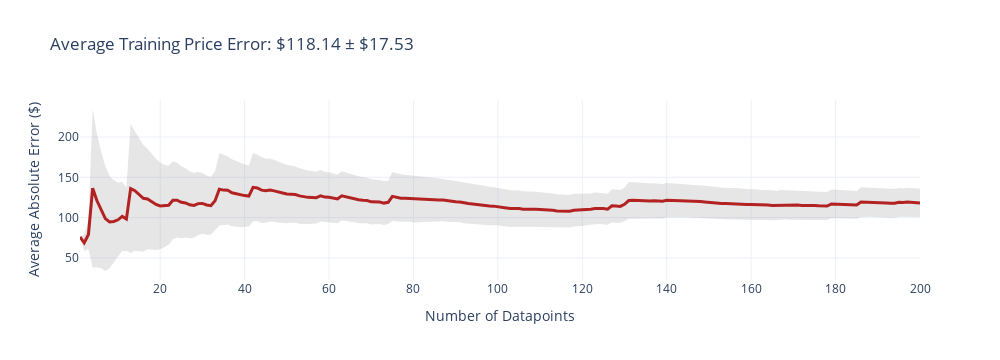
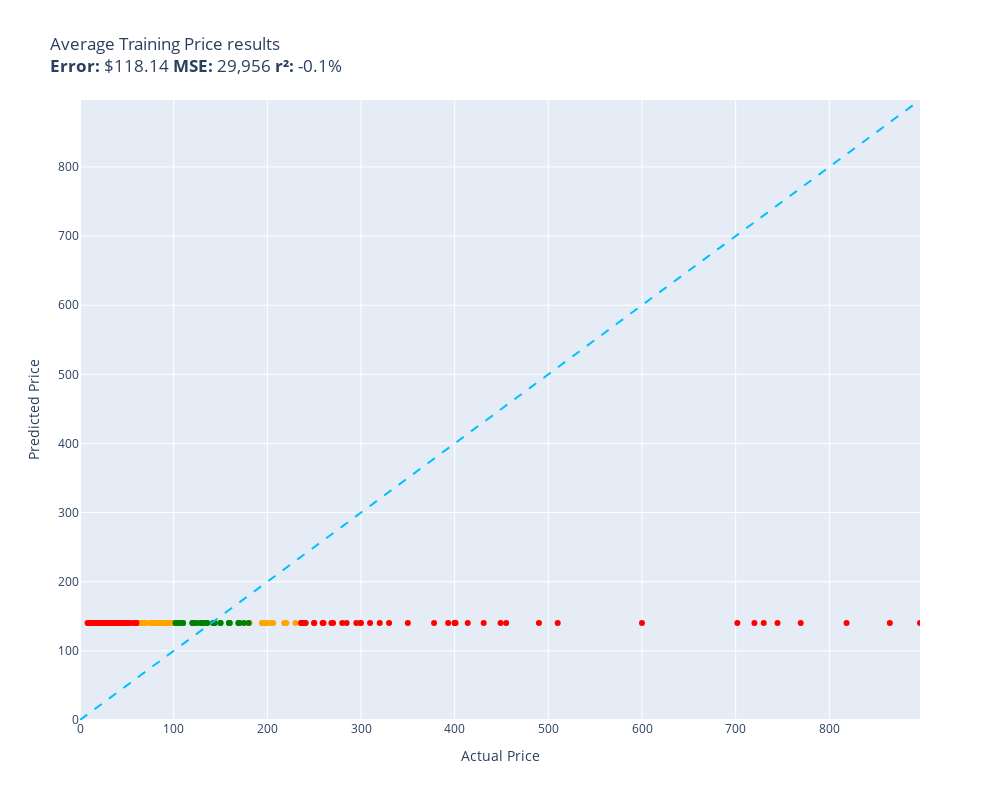

Notebook code cell kept with these figures, in order:
### Code cell
evaluate(average_training_price, train)

### Figure 1 — Plotly figure (JSON) as saved in the notebook; plotly's stock layout.template omitted (floating-point values rounded to 4 significant figures; data arrays with more than 128 entries replaced by an {"elided": "..."} marker saying what was removed)
{"data": [{"fill": "toself", "fillcolor": "rgba(128,128,128,0.2)", "hoverinfo": "skip", "line": {"color": "rgba(255,255,255,0)"}, "name": "95% CI", "showlegend": false, "type": "scatter", "x": {"elided": "400 int values"}, "y": {"elided": "400 float values"}}, {"customdata": {"elided": "200x1 float values"}, "hovertemplate": "n=%{x}<br>Avg Error=$%{y:,.2f}<br>±95% CI=$%{customdata[0]:,.2f}<extra></extra>", "line": {"color": "firebrick", "width": 3}, "mode": "lines", "name": "Cumulative Avg Error", "type": "scatter", "x": {"elided": "200 int values"}, "y": {"elided": "200 float values"}}], "layout": {"height": 360, "showlegend": false, "title": {"text": "Average Training Price Error: $118.14 ± $17.53"}, "width": 1000, "xaxis": {"title": {"text": "Number of Datapoints"}}, "yaxis": {"title": {"text": "Average Absolute Error ($)"}}}}

### Figure 2 — Plotly figure (JSON) as saved in the notebook; plotly's stock layout.template omitted (floating-point values rounded to 4 significant figures)
{"data": [{"customdata": [["Schlage F59 AND 613 Andover Interior Kno...\nGuess=$140.35 Actual=$64.30"], ["KiCA JETFAN 1.0 Mini Electric Air Duster...\nGuess=$140.35 Actual=$79.00"], ["WonVon Car Engine Sound Simulator,Dual E...\nGuess=$140.35 Actual=$79.99"], ["Maxorber Shock Struts, Front Struts Shoc...\nGuess=$140.35 Actual=$89.99"], ["Unifix Sudoku: Additional 24-Card Set\nGuess=$140.35 Actual=$74.64"], ["Evan Fischer Passenger Side Headlight Co...\nGuess=$140.35 Actual=$79.18"], ["C3 68-82 Corvette Left Power Window Regu...\nGuess=$140.35 Actual=$194.93"], ["LDB_BUILDING 5FT Sliding Bypass Barn Doo...\nGuess=$140.35 Actual=$79.99"], ["Windshield-Outer Pillar (Passenger & Dri...\nGuess=$140.35 Actual=$75.00"], ["FREESOO Seat Covers Full Set for Dodge R...\nGuess=$140.35 Actual=$88.10"], ["EBC S14KF1209 Brake Kit\nGuess=$140.35 Actual=$220.24"], ["Walrus Audio Ages Five-State Overdrive (...\nGuess=$140.35 Actual=$199.00"], ["GOFLAME Piano Bench with Padded Cushion ...\nGuess=$140.35 Actual=$83.99"], ["Andean Vanilla Peruvian Travertine 3 X 6...\nGuess=$140.35 Actual=$84.69"], ["Vietnamese Pham Tuan Gongs - 10\" / Inclu...\nGuess=$140.35 Actual=$60.85"], ["VDO PM9378 Blower Motor\nGuess=$140.35 Actual=$80.21"], ["LINCO Lincostore Photography Studio Ligh...\nGuess=$140.35 Actual=$89.99"], ["Hape Wooden Busy City Train Rail Set| 51...\nGuess=$140.35 Actual=$69.99"], ["Kala MK-CE Concert Acoustic-Electric Uku...\nGuess=$140.35 Actual=$99.00"], ["HD 1080P Backup Camera 7\" Monitor,4X 4 P...\nGuess=$140.35 Actual=$197.99"], ["NOLYTH External Blu Ray Drive USB 3.0 Ty...\nGuess=$140.35 Actual=$96.99"], ["Fasco Motors D540 Motor 3.3-Inch Diamete...\nGuess=$140.35 Actual=$68.15"], ["Upgradelights Black Silk 12 Inch Pagoda ...\nGuess=$140.35 Actual=$99.99"], ["Custom SLR Glide One Strap Camera Strap ...\nGuess=$140.35 Actual=$64.95"], ["EBC Brakes DP31731C Redstuff Ceramic Low...\nGuess=$140.35 Actual=$95.06"], ["Throttle Body Assembly with Actuator, Co...\nGuess=$140.35 Actual=$87.61"], ["Dayton 1UHH4 Line Voltage Control, Heat,...\nGuess=$140.35 Actual=$83.36"], ["Fujifilm Instax Wide Instant Film + Plas...\nGuess=$140.35 Actual=$79.95"], ["OLVON Puzzle Table for Adults – 1,500 Pi...\nGuess=$140.35 Actual=$79.97"], ["BP95-T - Threaded (SolarLite Film) Solar...\nGuess=$140.35 Actual=$89.00"], ["Brother Genuine Cartridge TN760 High Yie...\nGuess=$140.35 Actual=$78.50"], ["Dual Dash Cam 2K+1080P Front and Rear, B...\nGuess=$140.35 Actual=$68.99"], ["Edelbrock 4264 Valve Cover Kit (Elite II...\nGuess=$140.35 Actual=$180.95"], ["Gil Hibben High Polish Karambit with She...\nGuess=$140.35 Actual=$65.99"], ["LD Products Compatible Toner Cartridge R...\nGuess=$140.35 Actual=$68.79"], ["Pyle PLG64 6.5\" 1200W Car Audio Mid Bass...\nGuess=$140.35 Actual=$75.85"], ["ZTE Blade A3 2020 5.45\", 32 GB Quad-Core...\nGuess=$140.35 Actual=$84.99"], ["Fly 2022 F-16 Youth Black/Grey Gear Comb...\nGuess=$140.35 Actual=$68.75"], ["APS iBoard Running Boards (Nerf Bars Sid...\nGuess=$140.35 Actual=$206.23"], ["BELL Qualifier Forced Air Off-Road Helme...\nGuess=$140.35 Actual=$229.95"], ["Pack of Ten 16x20 Mats Bevel Cut for 13x...\nGuess=$140.35 Actual=$98.95"], ["MOTORMAN 513121 Front or Rear ABS Wheel ...\nGuess=$140.35 Actual=$61.99"], ["TechSpec Gripster Tank Grips - R6 (2017 ...\nGuess=$140.35 Actual=$84.95"], ["Bilstein B8 5100 Shocks Rear Pair for 15...\nGuess=$140.35 Actual=$194.28"], ["Language Translator Device, Instant Two-...\nGuess=$140.35 Actual=$99.99"], ["Horn Hunter op-x Bino Harness System Com...\nGuess=$140.35 Actual=$80.94"], ["Procraft 4U 12\" Deep Equipment Rack 4 Sp...\nGuess=$140.35 Actual=$93.00"], ["Mould King 21011 Star Plan Toys Galaxy E...\nGuess=$140.35 Actual=$218.00"], ["ERTL 1/16 Case TV4560B Compact Skid Load...\nGuess=$140.35 Actual=$69.00"], ["Raybestos MC39013 Professional Grade Bra...\nGuess=$140.35 Actual=$203.99"], ["Brushed Gold Bathroom Faucet,Yundoom Wat...\nGuess=$140.35 Actual=$89.99"], ["1994 1995 1996 1997 1998 1999 CHEVY SUBU...\nGuess=$140.35 Actual=$199.99"]], "hovertemplate": "%{customdata[0]}<extra></extra>", "legendgroup": "orange", "marker": {"color": "orange", "size": 6, "symbol": "circle"}, "mode": "markers", "name": "orange", "orientation": "v", "showlegend": true, "type": "scatter", "x": [64.3, 79.0, 79.99, 89.99, 74.64, 79.18, 194.9, 79.99, 75.0, 88.1, 220.2, 199.0, 83.99, 84.69, 60.85, 80.21, 89.99, 69.99, 99.0, 198.0, 96.99, 68.15, 99.99, 64.95, 95.06, 87.61, 83.36, 79.95, 79.97, 89.0, 78.5, 68.99, 180.9, 65.99, 68.79, 75.85, 84.99, 68.75, 206.2, 229.9, 98.95, 61.99, 84.95, 194.3, 99.99, 80.94, 93.0, 218.0, 69.0, 204.0, 89.99, 200.0], "xaxis": "x", "y": [140.3, 140.3, 140.3, 140.3, 140.3, 140.3, 140.3, 140.3, 140.3, 140.3, 140.3, 140.3, 140.3, 140.3, 140.3, 140.3, 140.3, 140.3, 140.3, 140.3, 140.3, 140.3, 140.3, 140.3, 140.3, 140.3, 140.3, 140.3, 140.3, 140.3, 140.3, 140.3, 140.3, 140.3, 140.3, 140.3, 140.3, 140.3, 140.3, 140.3, 140.3, 140.3, 140.3, 140.3, 140.3, 140.3, 140.3, 140.3, 140.3, 140.3, 140.3, 140.3], "yaxis": "y"}, {"customdata": [["Bose QuietComfort 35 (Series I) Wireless...\nGuess=$140.35 Actual=$240.00"], ["Hollyland Mars 300 Pro Enhanced Wireless...\nGuess=$140.35 Actual=$449.00"], ["Docco Jette Designed for iPhone 13 Pro L...\nGuess=$140.35 Actual=$39.99"], ["Celestron Omni 2X Barlow Lens\nGuess=$140.35 Actual=$25.00"], ["MGP Caliper Covers - Brake Caliper Cover...\nGuess=$140.35 Actual=$284.66"], ["Bundle 94-01 Dodge Ram 1500 / 94-02 Ram ...\nGuess=$140.35 Actual=$729.96"], ["New Replacement for HP 15-BS 15-BW 15Q-B...\nGuess=$140.35 Actual=$39.98"], ["ZOTAC GeForce GTX 1080 Founders Edition,...\nGuess=$140.35 Actual=$249.99"], ["Ball Pit Kids Princess Play Tents Indoor...\nGuess=$140.35 Actual=$26.98"], ["LANG Hockey Hockey Hockey 2020 Wall Cale...\nGuess=$140.35 Actual=$8.08"], ["Swann Home Pro Day/Night Security Camera...\nGuess=$140.35 Actual=$399.99"], ["UbiGear 100 Ft CAT5e RJ45 LAN Network Et...\nGuess=$140.35 Actual=$17.97"], ["LUXCEO RGB LED Video Light, 10W Video Li...\nGuess=$140.35 Actual=$42.99"], ["Waveshare Game HAT Compatible with Raspb...\nGuess=$140.35 Actual=$46.99"], ["GlowShift Diesel Gauge Package Compatibl...\nGuess=$140.35 Actual=$319.99"], ["Damask Dessert Party Plates\nGuess=$140.35 Actual=$14.99"], ["Weenect Dog GPS Tracker XS (Black Editio...\nGuess=$140.35 Actual=$49.99"], ["PlayBetter Garmin Forerunner 265 (Whites...\nGuess=$140.35 Actual=$454.99"], ["Acer Nitro 5 15.6\" FHD Gaming Laptop – I...\nGuess=$140.35 Actual=$744.70"], ["EVANNEX Performance Caliper Covers for T...\nGuess=$140.35 Actual=$240.95"], ["Cocomii Marble iPhone 11 Case - Matte Ma...\nGuess=$140.35 Actual=$13.99"], ["Amazicha Polished Windshield Trim Chrome...\nGuess=$140.35 Actual=$28.90"], ["Gamegenic Crystal Twister Premium Dice T...\nGuess=$140.35 Actual=$34.99"], ["Polaris Slingshot Standard Audio Pods by...\nGuess=$140.35 Actual=$719.99"], ["ETRONIK Lunch Backpack for Women, 15.6 i...\nGuess=$140.35 Actual=$34.99"], ["Disguise Girls Super Mario Deluxe Prince...\nGuess=$140.35 Actual=$34.48"], ["Istanbul Mehmet Cymbals Custom Series OH...\nGuess=$140.35 Actual=$309.67"], ["Bosch Starlock Oscillating Tool Blade Se...\nGuess=$140.35 Actual=$58.84"], ["Kiddey Kids Play Tent, Great Playhouse T...\nGuess=$140.35 Actual=$51.76"], ["Voswitch UV100 8 Gang Programmable Switc...\nGuess=$140.35 Actual=$259.00"], ["Meebol 12in1 Complete Lens Filter Access...\nGuess=$140.35 Actual=$39.99"], ["Detroit Axle - Front Struts and Coil Spr...\nGuess=$140.35 Actual=$236.42"], ["SUPCASE Unicorn Beetle Pro Series Case D...\nGuess=$140.35 Actual=$19.99"], ["Grobet Swiss Pattern File Halfround 4 In...\nGuess=$140.35 Actual=$29.44"], ["MBI AUTO - Primered, Steel Rear Bumper A...\nGuess=$140.35 Actual=$400.99"], ["RPI HiFi AMP HAT TAS5713 Amplifier Audio...\nGuess=$140.35 Actual=$26.99"], ["Sony ICD-SX712D Digital Flash Voice Reco...\nGuess=$140.35 Actual=$510.00"], ["19\" HP L1908wi 720p Widescreen LCD Monit...\nGuess=$140.35 Actual=$51.49"], ["Firestone Destination X/T All-Terrain Tr...\nGuess=$140.35 Actual=$236.99"], ["Olixar Screen Protector for Samsung Gala...\nGuess=$140.35 Actual=$19.99"], ["EZ-FLO Kitchen Faucet, Two-Handle Non-Me...\nGuess=$140.35 Actual=$33.18"], ["Pioneer VSX-822-K 5.1-Channel Network Re...\nGuess=$140.35 Actual=$329.99"], ["Flowmaster 717900 FlowFX Direct Fit Muff...\nGuess=$140.35 Actual=$818.37"], ["Portta USB Type-C to Ethernet Adapter Co...\nGuess=$140.35 Actual=$23.84"], ["Evan Fischer Turn Signal Light Compatibl...\nGuess=$140.35 Actual=$36.32"], ["LEGO Disney Princess Jasmine and Mulan A...\nGuess=$140.35 Actual=$35.99"], ["Replacement Remote for AIWA RC ZAS01 NSX...\nGuess=$140.35 Actual=$16.00"], ["Fadeless® PAC56225 Bulletin Board Art Pa...\nGuess=$140.35 Actual=$24.28"], ["2 Rolls 1000 lables 3x5 Do not Stack Shi...\nGuess=$140.35 Actual=$27.95"], ["Permanent TrueBlock File Folder Labels w...\nGuess=$140.35 Actual=$22.99"], ["Folosu Compatible with iPhone 13 Case Wa...\nGuess=$140.35 Actual=$32.99"], ["TALOYA Remote Control Round LED Ceiling ...\nGuess=$140.35 Actual=$19.99"], ["A-Frame Sidewalk Income Tax E-File with ...\nGuess=$140.35 Actual=$59.99"], ["SU06XL L29184-005 Battery for HP Spectre...\nGuess=$140.35 Actual=$48.79"], ["ALLOYBOLTZ - 2006-2017 DYNA ARP GRADE 8 ...\nGuess=$140.35 Actual=$235.95"], ["BRIGHTFOCAL New Screen Replacement for H...\nGuess=$140.35 Actual=$46.01"], ["Tonmp 3 LBS Rock Tumbler Grit Set, Rock ...\nGuess=$140.35 Actual=$18.79"], ["CQCQ 7VKV9 Battery for XPS 12 9250 Latit...\nGuess=$140.35 Actual=$37.99"], ["UpBright 24V AC/DC Adapter Compatible wi...\nGuess=$140.35 Actual=$16.99"], ["Trlyc New Year Sequin Silver Curtain, Se...\nGuess=$140.35 Actual=$22.99"], ["Kingston Technology ValueRAM 4 GB 1333MH...\nGuess=$140.35 Actual=$28.99"], ["Retevis 2 Pin D-Type Adjustable Walkie T...\nGuess=$140.35 Actual=$19.99"], ["Hexbug Spider, Orange\nGuess=$140.35 Actual=$44.89"], ["Microsoft Surface RT 64GB\nGuess=$140.35 Actual=$399.99"], ["Intel Core i5-8400 Desktop Processor 6 C...\nGuess=$140.35 Actual=$270.19"], ["Cookk Case for Fire HD 10 (11th Generati...\nGuess=$140.35 Actual=$28.99"], ["K&N Cold Air Intake Kit: Increase Accele...\nGuess=$140.35 Actual=$349.99"], ["SAWEY LED Wireless Mouse for MacBook air...\nGuess=$140.35 Actual=$12.99"], ["Power Stop K2791 Front and Rear Z23 Carb...\nGuess=$140.35 Actual=$377.99"], ["Power Rangers Lightning Collection Dino ...\nGuess=$140.35 Actual=$29.09"], ["Carbon Fiber Style Exterior Rearview Mir...\nGuess=$140.35 Actual=$42.48"], ["GRACO 24W128 Spray Roller,22 in. L,12 to...\nGuess=$140.35 Actual=$769.48"], ["JKLM Games - The Great Fire of London 16...\nGuess=$140.35 Actual=$59.95"], ["Diesel Laptops Handheld Heavy-Duty Diese...\nGuess=$140.35 Actual=$599.95"], ["KOHLER 1123-96 K-1123-96, Biscuit\nGuess=$140.35 Actual=$864.60"], ["21' - 29' Pontoon Boat: Pyle Bluetooth M...\nGuess=$140.35 Actual=$299.49"], ["GZBtech Industrial Dome Pendant Light, 1...\nGuess=$140.35 Actual=$59.99"], ["MaksPRO WPW10197428 Start Dev fits Refri...\nGuess=$140.35 Actual=$47.44"], ["65W AC Charger Fit for Lenovo Ideapad Fl...\nGuess=$140.35 Actual=$23.99"], ["SonicPower Bar Ice Maker, Cocktail Quali...\nGuess=$140.35 Actual=$295.00"], ["Draw-Tite Reese Fifth Wheel Slider Unit ...\nGuess=$140.35 Actual=$249.99"], ["Dell OptiPlex 7060 Windows 11 Pro Deskto...\nGuess=$140.35 Actual=$430.98"], ["Car Track Race Garage Parking Adventure ...\nGuess=$140.35 Actual=$39.99"], ["Large 20\" Patriotic Number Four Pinata 4...\nGuess=$140.35 Actual=$41.99"], ["Red Rising Playing Cards by Midnight Car...\nGuess=$140.35 Actual=$11.00"], ["Upgradelights 10 Inch Clip On Floor Lamp...\nGuess=$140.35 Actual=$39.99"], ["GVM RGB LED Camera Light Full Color Outp...\nGuess=$140.35 Actual=$54.99"], ["Reliable Hardware Company RH-18-SRR-A Ra...\nGuess=$140.35 Actual=$36.86"], ["FXUS 3D Visual Ship LED Night Light Remo...\nGuess=$140.35 Actual=$18.17"], ["AC Compressor & A/C Repair Kit For Chevy...\nGuess=$140.35 Actual=$268.41"], ["Metra 82-8148 6\" to 6-3/4\" Speaker Adapt...\nGuess=$140.35 Actual=$25.08"], ["Winter Onederland 1st Birthday Decoratio...\nGuess=$140.35 Actual=$10.99"], ["TNCYOLL Compatible with LG Stylo 6, Slim...\nGuess=$140.35 Actual=$10.99"], ["ACCEL 140502-6 SuperCoil Ignition Coil -...\nGuess=$140.35 Actual=$259.95"], ["Monet Ultra Grip 3-in-1 Smart Phone Wall...\nGuess=$140.35 Actual=$19.00"], ["Squishable / Mini Hot Dog Comfort Food P...\nGuess=$140.35 Actual=$29.44"], ["Big Floors Male Transition Edge Kit, Dur...\nGuess=$140.35 Actual=$17.99"], ["Power Stop K2750-26 Front and Rear Z26 C...\nGuess=$140.35 Actual=$413.98"], ["TELESIN Vertical Aluminum Cage Protectiv...\nGuess=$140.35 Actual=$29.99"], ["Musiclily Pro 13-Hole Aluminum Vintage 6...\nGuess=$140.35 Actual=$32.62"], ["Pioneer DMH-Z5150BT 7\" WVGA Display, App...\nGuess=$140.35 Actual=$299.95"], ["Outsunny 5-in-1 Inflatable Water Slide K...\nGuess=$140.35 Actual=$279.99"], ["Y312959, 303373K, 6-3037050 New Dryer Re...\nGuess=$140.35 Actual=$36.99"], ["TCMT Streamliner Foot Pegs Pedals Bracke...\nGuess=$140.35 Actual=$48.99"], ["Venom Power Pro 4 Charger - AC Balance C...\nGuess=$140.35 Actual=$45.97"], ["Nylon Base Levelers 1/4\" (Bag of 100)\nGuess=$140.35 Actual=$38.37"], ["Stiebel Eltron DHCE 10 Tankless Electric...\nGuess=$140.35 Actual=$701.82"], ["NetApp X425A-R6 1.2TB 10K SAS 2.5 6GBPS ...\nGuess=$140.35 Actual=$43.87"], ["Uni-Ball Signo 307 - Fine Retractable Ro...\nGuess=$140.35 Actual=$35.11"], ["[2 Pack] WQNIDE Case for Roku Voice Remo...\nGuess=$140.35 Actual=$8.99"], ["Sturdy Barn Door 42 x 84 inches | Lucia ...\nGuess=$140.35 Actual=$896.80"], ["Delux NEON LED Open Sign with 2 Motion M...\nGuess=$140.35 Actual=$26.99"], ["Replacement Audio Cable Compatible with ...\nGuess=$140.35 Actual=$15.99"], ["Big Dot of Happiness Boy 18th Birthday -...\nGuess=$140.35 Actual=$37.99"], ["Cinq-O Game\nGuess=$140.35 Actual=$48.99"], ["2 MDF Speaker Ring Spacer 6.5BZ Bezel IN...\nGuess=$140.35 Actual=$20.95"], ["Zildjian A Custom Mastersound Hi-Hat Cym...\nGuess=$140.35 Actual=$489.95"], ["Sealey AK716 Blind Bearing Puller Set 12...\nGuess=$140.35 Actual=$393.06"]], "hovertemplate": "%{customdata[0]}<extra></extra>", "legendgroup": "red", "marker": {"color": "red", "size": 6, "symbol": "circle"}, "mode": "markers", "name": "red", "orientation": "v", "showlegend": true, "type": "scatter", "x": [240.0, 449.0, 39.99, 25.0, 284.7, 730.0, 39.98, 250.0, 26.98, 8.08, 400.0, 17.97, 42.99, 46.99, 320.0, 14.99, 49.99, 455.0, 744.7, 240.9, 13.99, 28.9, 34.99, 720.0, 34.99, 34.48, 309.7, 58.84, 51.76, 259.0, 39.99, 236.4, 19.99, 29.44, 401.0, 26.99, 510.0, 51.49, 237.0, 19.99, 33.18, 330.0, 818.4, 23.84, 36.32, 35.99, 16.0, 24.28, 27.95, 22.99, 32.99, 19.99, 59.99, 48.79, 235.9, 46.01, 18.79, 37.99, 16.99, 22.99, 28.99, 19.99, 44.89, 400.0, 270.2, 28.99, 350.0, 12.99, 378.0, 29.09, 42.48, 769.5, 59.95, 600.0, 864.6, 299.5, 59.99, 47.44, 23.99, 295.0, 250.0, 431.0, 39.99, 41.99, 11.0, 39.99, 54.99, 36.86, 18.17, 268.4, 25.08, 10.99, 10.99, 259.9, 19.0, 29.44, 17.99, 414.0, 29.99, 32.62, 299.9, 280.0, 36.99, 48.99, 45.97, 38.37, 701.8, 43.87, 35.11, 8.99, 896.8, 26.99, 15.99, 37.99, 48.99, 20.95, 489.9, 393.1], "xaxis": "x", "y": [140.3, 140.3, 140.3, 140.3, 140.3, 140.3, 140.3, 140.3, 140.3, 140.3, 140.3, 140.3, 140.3, 140.3, 140.3, 140.3, 140.3, 140.3, 140.3, 140.3, 140.3, 140.3, 140.3, 140.3, 140.3, 140.3, 140.3, 140.3, 140.3, 140.3, 140.3, 140.3, 140.3, 140.3, 140.3, 140.3, 140.3, 140.3, 140.3, 140.3, 140.3, 140.3, 140.3, 140.3, 140.3, 140.3, 140.3, 140.3, 140.3, 140.3, 140.3, 140.3, 140.3, 140.3, 140.3, 140.3, 140.3, 140.3, 140.3, 140.3, 140.3, 140.3, 140.3, 140.3, 140.3, 140.3, 140.3, 140.3, 140.3, 140.3, 140.3, 140.3, 140.3, 140.3, 140.3, 140.3, 140.3, 140.3, 140.3, 140.3, 140.3, 140.3, 140.3, 140.3, 140.3, 140.3, 140.3, 140.3, 140.3, 140.3, 140.3, 140.3, 140.3, 140.3, 140.3, 140.3, 140.3, 140.3, 140.3, 140.3, 140.3, 140.3, 140.3, 140.3, 140.3, 140.3, 140.3, 140.3, 140.3, 140.3, 140.3, 140.3, 140.3, 140.3, 140.3, 140.3, 140.3, 140.3], "yaxis": "y"}, {"customdata": [["Karakuri Creation Group Egg Puzzle Box: ...\nGuess=$140.35 Actual=$174.99"], ["Mitsubishi WD-73737 TV Assembly with Osr...\nGuess=$140.35 Actual=$120.16"], ["Pacific Coast Lighting Oakland Table Lam...\nGuess=$140.35 Actual=$159.00"], ["Urban Nirvana Newly Premium Bone Conduct...\nGuess=$140.35 Actual=$109.99"], ["Fisher-Price Imaginext Desert Super Cycl...\nGuess=$140.35 Actual=$124.99"], ["PROTEC 1% 36\" X100FT Charcoal 2 PLY HIGH...\nGuess=$140.35 Actual=$144.00"], ["T80 - Iron Balusters - Single Oval - Hol...\nGuess=$140.35 Actual=$159.95"], ["OEM Refrigerator Door Bin Basket Compati...\nGuess=$140.35 Actual=$121.99"], ["UMIDIGI F3 SE Smartphone (4GB + 128GB) U...\nGuess=$140.35 Actual=$169.99"], ["Mevotech Supreme Control Arm & Ball Join...\nGuess=$140.35 Actual=$101.99"], ["Standard Motor Products APS264 Accelerat...\nGuess=$140.35 Actual=$141.99"], ["Motul 8100 X-Max 0W40 Engine Oil 5L (Pac...\nGuess=$140.35 Actual=$129.84"], ["NSLUMO Camaro DRL Led Fog Light Kit LED ...\nGuess=$140.35 Actual=$135.99"], ["Post Hole Digger Drill Earth Auger Borer...\nGuess=$140.35 Actual=$170.00"], ["Rhino-Rack Heavy Duty Bar Lightweight Ex...\nGuess=$140.35 Actual=$108.99"], ["Strange Engineering S6001EM Adjustable F...\nGuess=$140.35 Actual=$149.99"], ["Turkish Authentic 7 Globe Mosaic Chandel...\nGuess=$140.35 Actual=$133.95"], ["360 Lighting Emma Mid Century Modern Sty...\nGuess=$140.35 Actual=$109.99"], ["Lowepro Flipside BP 400 AW III Mirrorles...\nGuess=$140.35 Actual=$169.00"], ["Lite Source LS-21652 Table Lamp, Chrome ...\nGuess=$140.35 Actual=$128.97"], ["GLACER Wooden Climbing Triangle Ladder w...\nGuess=$140.35 Actual=$119.99"], ["Xiaomi Redmi Note 8 Pro 128GB Hybrid Dua...\nGuess=$140.35 Actual=$179.99"], ["Kenroy Home 93133BS Regas 3 Lt Wood Bead...\nGuess=$140.35 Actual=$159.30"], ["Takamine 16 Lines Laser Level Self Level...\nGuess=$140.35 Actual=$129.99"], ["Williams Sound MIC 100 Unidirectional He...\nGuess=$140.35 Actual=$143.14"], ["148A Toner Cartridge Black 1 Pack (with ...\nGuess=$140.35 Actual=$149.99"], ["Bulk Classroom Headphones With Microphon...\nGuess=$140.35 Actual=$105.97"], ["Kraus GV-150-19mm Clear 34mm edge Glass ...\nGuess=$140.35 Actual=$129.95"], ["Sunburst Gear MM1P Compact Portable All-...\nGuess=$140.35 Actual=$103.11"], ["GreenEngineered High Yield Toner Cartrid...\nGuess=$140.35 Actual=$135.00"]], "hovertemplate": "%{customdata[0]}<extra></extra>", "legendgroup": "green", "marker": {"color": "green", "size": 6, "symbol": "circle"}, "mode": "markers", "name": "green", "orientation": "v", "showlegend": true, "type": "scatter", "x": [175.0, 120.2, 159.0, 110.0, 125.0, 144.0, 159.9, 122.0, 170.0, 102.0, 142.0, 129.8, 136.0, 170.0, 109.0, 150.0, 133.9, 110.0, 169.0, 129.0, 120.0, 180.0, 159.3, 130.0, 143.1, 150.0, 106.0, 129.9, 103.1, 135.0], "xaxis": "x", "y": [140.3, 140.3, 140.3, 140.3, 140.3, 140.3, 140.3, 140.3, 140.3, 140.3, 140.3, 140.3, 140.3, 140.3, 140.3, 140.3, 140.3, 140.3, 140.3, 140.3, 140.3, 140.3, 140.3, 140.3, 140.3, 140.3, 140.3, 140.3, 140.3, 140.3], "yaxis": "y"}, {"hoverinfo": "skip", "line": {"color": "deepskyblue", "dash": "dash", "width": 2}, "mode": "lines", "name": "y = x", "showlegend": false, "type": "scatter", "x": [0, 896.8], "y": [0, 896.8]}], "layout": {"height": 800, "legend": {"title": {"text": "color"}, "tracegroupgap": 0}, "showlegend": false, "title": {"text": "Average Training Price results<br><b>Error:</b> $118.14 <b>MSE:</b> 29,956 <b>r²:</b> -0.1%"}, "width": 1000, "xaxis": {"anchor": "y", "domain": [0, 1], "range": [0, 896.8], "title": {"text": "Actual Price"}}, "yaxis": {"anchor": "x", "domain": [0, 1], "range": [0, 896.8], "title": {"text": "Predicted Price"}}}}
